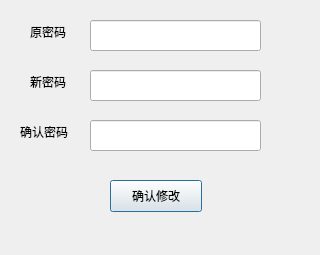
<?xml version="1.0" encoding="UTF-8"?>
<ui version="4.0">
 <class>ChangePasswordDialog</class>
 <widget class="QDialog" name="ChangePasswordDialog">
  <property name="geometry">
   <rect>
    <x>0</x>
    <y>0</y>
    <width>320</width>
    <height>255</height>
   </rect>
  </property>
  <property name="windowTitle">
   <string>修改密码</string>
  </property>
  <widget class="QLabel" name="label_1">
   <property name="geometry">
    <rect>
     <x>30</x>
     <y>20</y>
     <width>51</width>
     <height>23</height>
    </rect>
   </property>
   <property name="text">
    <string>原密码</string>
   </property>
  </widget>
  <widget class="QLabel" name="label">
   <property name="geometry">
    <rect>
     <x>30</x>
     <y>70</y>
     <width>51</width>
     <height>23</height>
    </rect>
   </property>
   <property name="text">
    <string>新密码</string>
   </property>
  </widget>
  <widget class="QLabel" name="label_2">
   <property name="geometry">
    <rect>
     <x>20</x>
     <y>120</y>
     <width>61</width>
     <height>23</height>
    </rect>
   </property>
   <property name="text">
    <string>确认密码</string>
   </property>
  </widget>
  <widget class="QLineEdit" name="lineEdit">
   <property name="geometry">
    <rect>
     <x>90</x>
     <y>20</y>
     <width>171</width>
     <height>31</height>
    </rect>
   </property>
   <property name="echoMode">
    <enum>QLineEdit::Password</enum>
   </property>
  </widget>
  <widget class="QLineEdit" name="lineEdit_2">
   <property name="geometry">
    <rect>
     <x>90</x>
     <y>70</y>
     <width>171</width>
     <height>31</height>
    </rect>
   </property>
   <property name="echoMode">
    <enum>QLineEdit::Password</enum>
   </property>
  </widget>
  <widget class="QLineEdit" name="lineEdit_3">
   <property name="geometry">
    <rect>
     <x>90</x>
     <y>120</y>
     <width>171</width>
     <height>31</height>
    </rect>
   </property>
   <property name="echoMode">
    <enum>QLineEdit::Password</enum>
   </property>
  </widget>
  <widget class="QPushButton" name="pushButton">
   <property name="geometry">
    <rect>
     <x>110</x>
     <y>180</y>
     <width>92</width>
     <height>32</height>
    </rect>
   </property>
   <property name="text">
    <string>确认修改</string>
   </property>
  </widget>
  <widget class="QLabel" name="report">
   <property name="geometry">
    <rect>
     <x>20</x>
     <y>220</y>
     <width>261</width>
     <height>23</height>
    </rect>
   </property>
   <property name="styleSheet">
    <string notr="true">color: rgb(255, 0, 0);</string>
   </property>
   <property name="text">
    <string/>
   </property>
   <property name="alignment">
    <set>Qt::AlignCenter</set>
   </property>
  </widget>
 </widget>
 <resources/>
 <connections/>
</ui>
